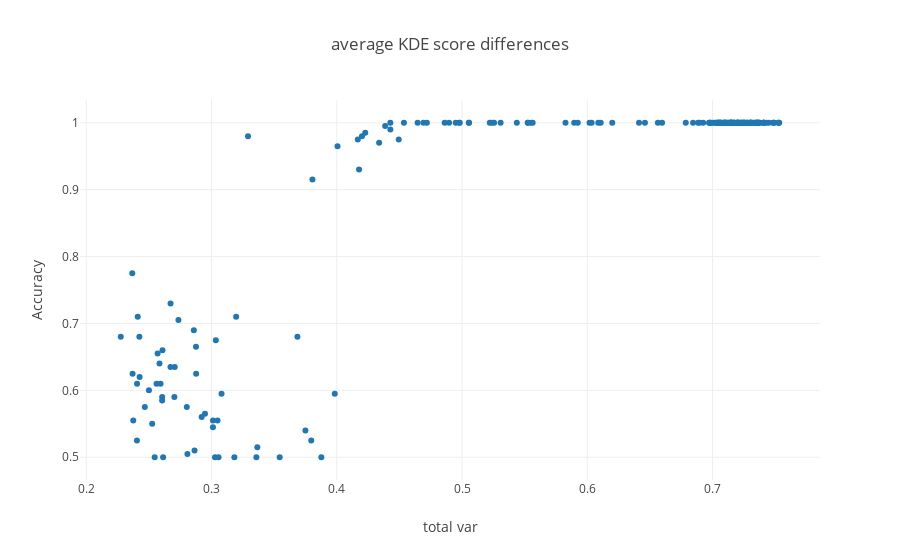

The notebook cell this image was saved under:
### Code cell
fig_data= [go.Scatter(
y= [Error_rate[x] for x in coords[i]],
x= [total_var[x] for x in coords[i]],
mode= 'markers',
name= ' pops {} / {}'.format(i[0],i[1])
) for i in coords.keys()
]

layout = go.Layout(
    title= 'average KDE score differences',
    yaxis=dict(
        title='Accuracy'),
    xaxis=dict(
        title='total var')
)

fig= go.Figure(data=fig_data, layout=layout)
iplot(fig)

### Figure 1 — Plotly figure (JSON) as saved in the notebook; plotly's stock layout.template omitted (floating-point values rounded to 4 significant figures; data arrays with more than 128 entries replaced by an {"elided": "..."} marker saying what was removed)
{"data": [{"mode": "markers", "name": " pops 1 / 2", "type": "scatter", "uid": "7e49d07f-034c-441d-b6a1-06b0aacd4ff5", "x": {"elided": "200 float values"}, "y": {"elided": "200 float values"}}], "layout": {"title": "average KDE score differences", "xaxis": {"title": "total var"}, "yaxis": {"title": "Accuracy"}}}
